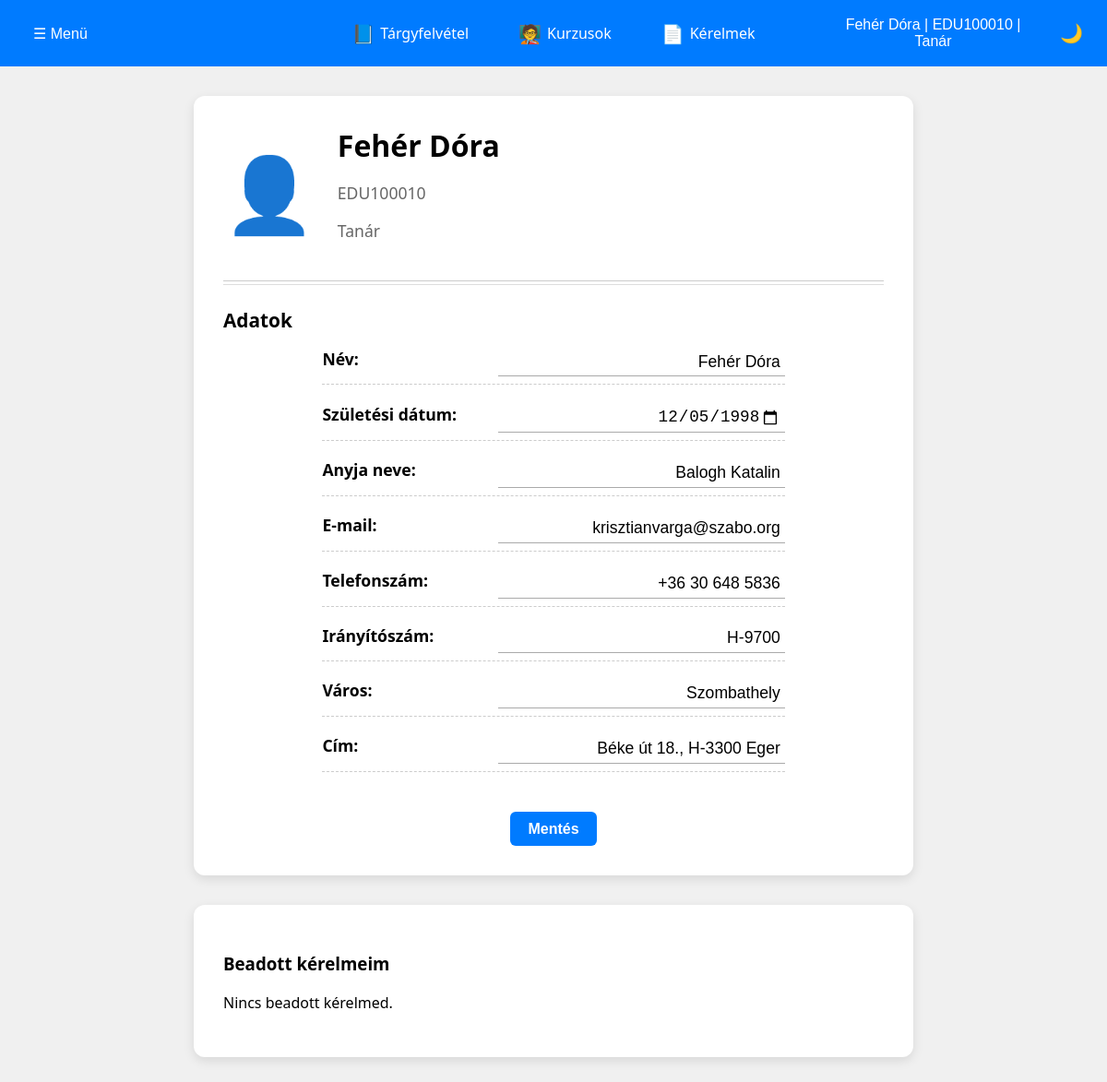
/teacher/profile.php (signed in), run on an earlier commit of the app's database.
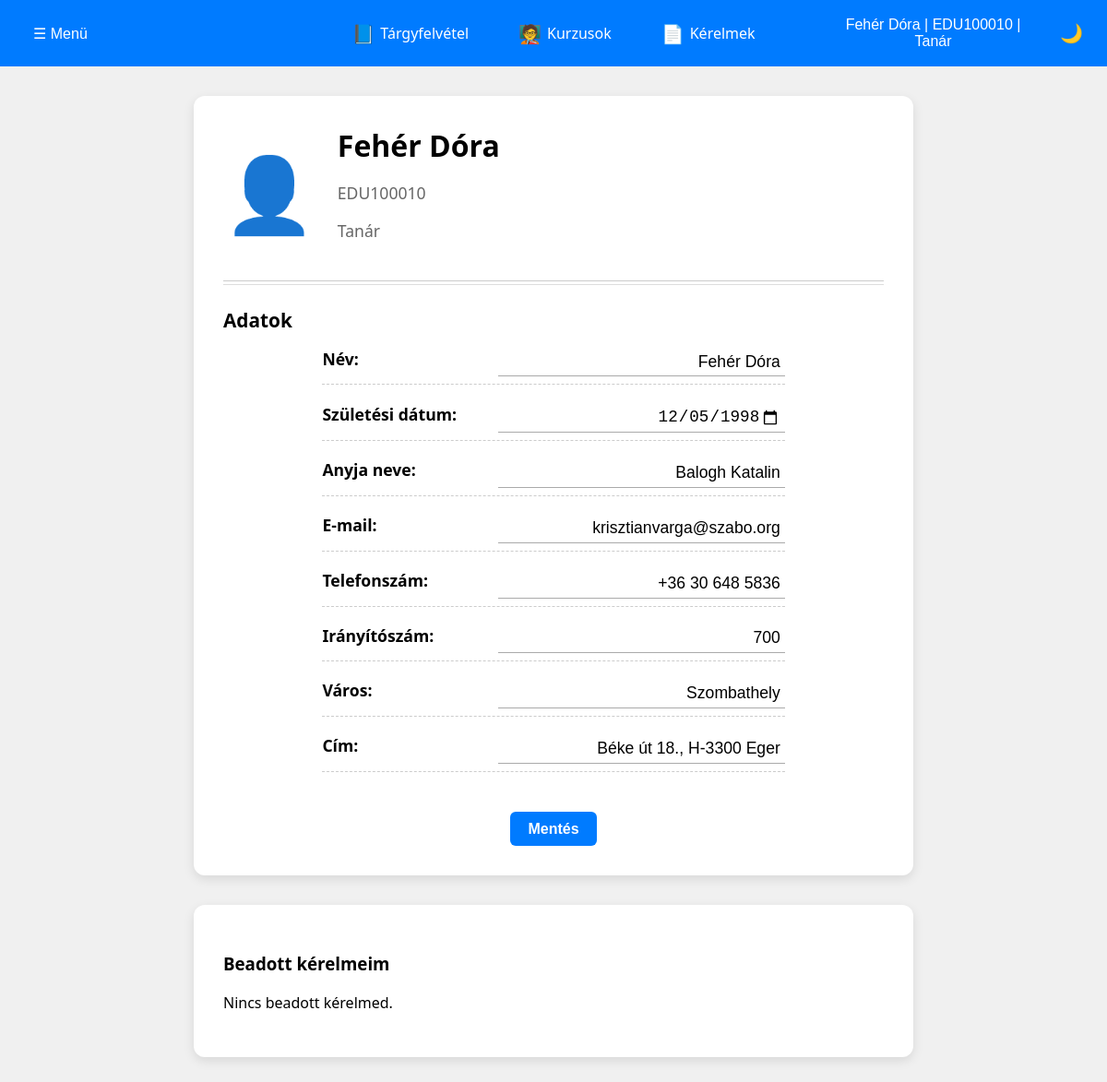
And on a later commit of the database.
### tables this page shows
CREATE TABLE users (
    id INT AUTO_INCREMENT PRIMARY KEY,
    name VARCHAR(100) NOT NULL,
    eduportal_id VARCHAR(20) NOT NULL UNIQUE,  
    email VARCHAR(100) NOT NULL,
    phone VARCHAR(20),
    password_hash VARCHAR(255) NOT NULL,  
    postal_code VARCHAR(10),
    city VARCHAR(100),
    address VARCHAR(255),
    birth_date DATE,
    mothers_name VARCHAR(100),
    role ENUM('hallgato', 'tanar', 'admin') NOT NULL DEFAULT 'hallgato',
    course_code VARCHAR(20),
	financing_type ENUM('állami', 'önköltséges') NOT NULL,
    created_at TIMESTAMP DEFAULT CURRENT_TIMESTAMP,
	updated_at TIMESTAMP DEFAULT CURRENT_TIMESTAMP ON UPDATE CURRENT_TIMESTAMP
);

### teacher/profile.php (the view, shortened to what the changed rows need)
<?php
$eduportal_id = $_SESSION['eduportal_id'];
global $conn;
$user_sql = "
SELECT name
FROM users
WHERE eduportal_id = ?";
$user_stmt = $conn->prepare($user_sql);
$user_stmt->bind_param("s", $eduportal_id);
$user_stmt->execute();
$user_result = $user_stmt->get_result();
if ($user_result->num_rows === 1) {
    $user = $user_result->fetch_assoc();
    $user_name = $user['name'];
    $user_course = "Tanár";
} else {
    $user_name = "Ismeretlen";
    $user_course = "N/A";
}
$profile_sql = "
SELECT u.name,
       u.birth_date,
       u.mothers_name,
       u.email,
       u.phone,
       u.postal_code,
       u.city,
       u.address
FROM users u
WHERE eduportal_id = ?";
$profile_stmt = $conn->prepare($profile_sql);
$profile_stmt->bind_param("s", $eduportal_id);
$profile_stmt->execute();
$profile_result = $profile_stmt->get_result();
$field_types = [];
$type_query = $conn->query("SHOW COLUMNS FROM users");
while ($col = $type_query->fetch_assoc()) {
    $field_types[$col['Field']] = $col['Type'];
}
?>
<!DOCTYPE html>
<html lang="hu">
    <head>
        <link rel="stylesheet" href="../CSS/site_style.css">
        <link rel="stylesheet" href="../CSS/profile.css">
    </head>
    <body>
        <header>
            <div class="user-menu">
                <div class="dropdown">
                    <button id="dropdownToggleR" class="dropbtn">
                        <?php echo htmlspecialchars($user_name); ?> |
                        <?php echo htmlspecialchars($eduportal_id); ?> |
                        <?php echo htmlspecialchars($user_course); ?>
                    </button>
                </div>
            </div>
        </header>
        <main>
            <div class="profile-card">
                <div class="profile-header">
                    <div class="user-info">
                        <h2><?= htmlspecialchars($user_name) ?></h2>
                        <p class="edu-id"><?= htmlspecialchars($eduportal_id) ?></p>
                        <p class="edu-id"><?= htmlspecialchars($user_course) ?></p>
                    </div>
                </div>
                <form id="profile-form" class="profile-details" method="post" action="../profile_post.php">
                    <?php
                    $label_map = [
                        'name' => 'Név',
                        'birth_date' => 'Születési dátum',
                        'mothers_name' => 'Anyja neve',
                        'email' => 'E-mail',
                        'phone' => 'Telefonszám',
                        'eduportal_id' => 'EduID',
                        'szak_nev' => 'Szak',
                        'postal_code' => 'Irányítószám',
                        'city' =>'Város',
                        'address' => 'Cím',
                        'financing_type' => 'Képzés típúsa'
                    ];
                    $user_data = $profile_result->fetch_assoc();
                    foreach ($user_data as $key => $value) {
                        $label = $label_map[$key] ?? ucfirst(str_replace('_', ' ', $key));
                        $readonly = $key === 'eduportal_id' ? 'readonly' : '';
                        $input_type = 'text';
                        if (isset($field_types[$key])) {
                            if (str_contains($field_types[$key], 'date')) {
                                $input_type = 'date';
                            } elseif (str_contains($field_types[$key], 'int')) {
                                $input_type = 'number';
                            } elseif (str_contains($field_types[$key], 'email')) {
                                $input_type = 'email';
                            } elseif (str_contains($field_types[$key], 'varchar')) {
                                $input_type = 'text';
                            }
                        }
                        echo "
                            <div class='detail-row'>
                                <label for='{$key}' class='label'>{$label}:</label>
                                <input type='{$input_type}' id='{$key}' name='{$key}' class='value' value='" . htmlspecialchars($value) . "' {$readonly}>
                            </div>
                            ";
                    }
                    ?>
                </form>
            </div>
        </main>
    </body>
</html>

What changed in the data, as far as the page shows it:
changed users "Fehér Dóra": postal_code "H-9700" → "700"
